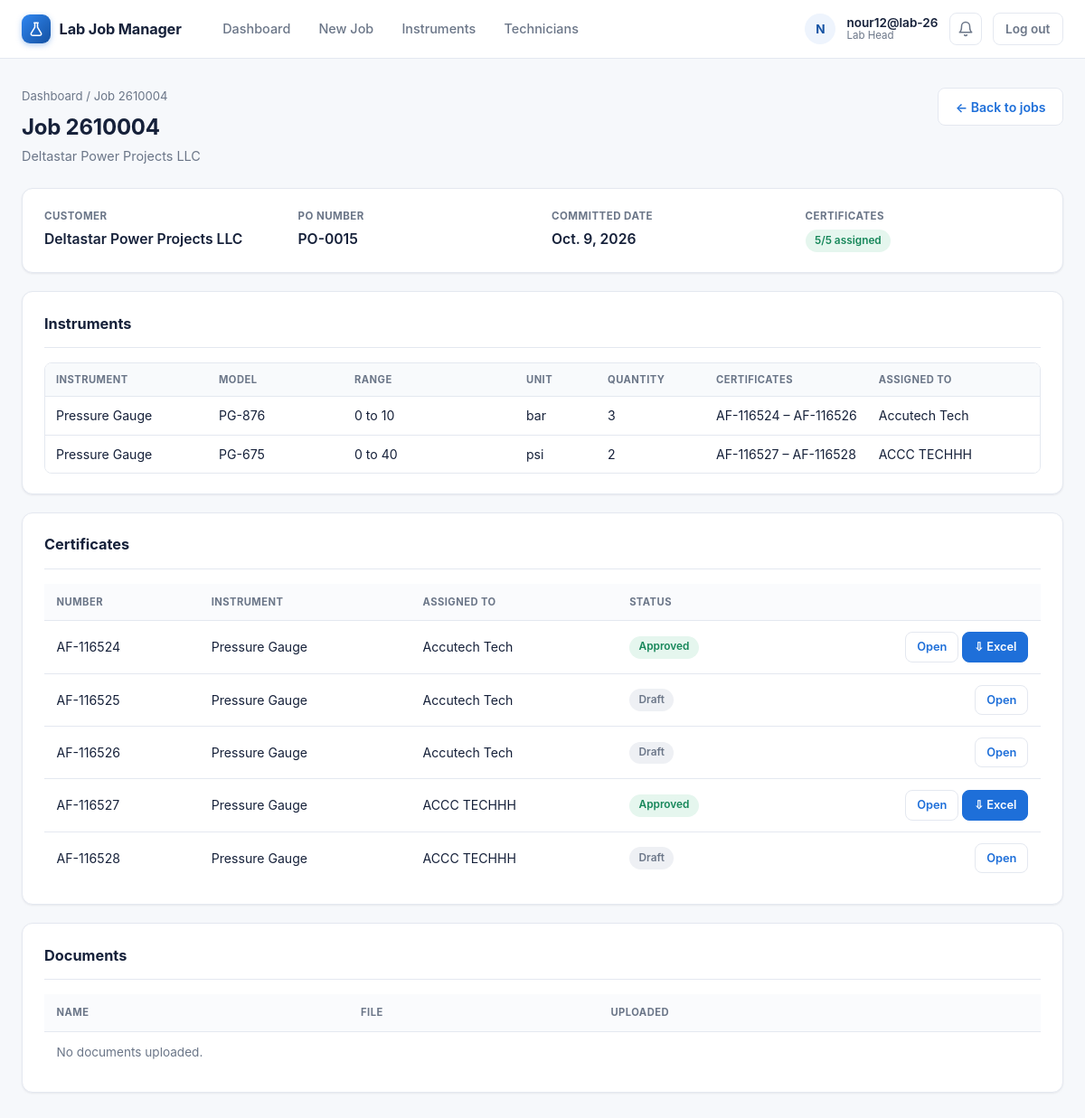
Page /jobs/21/ (signed in) on the committed database.
### labmanager/models.py (models this page shows, shortened)
class User(AbstractUser):
    class Role(models.TextChoices):
        LAB_HEAD = "head", "Lab Head"
        TECHNICIAN = "technician", "Lab Technician"
    role = models.CharField(max_length=20, choices=Role.choices, default=Role.LAB_HEAD)
    @property
    def is_lab_head(self):
        return self.role == self.Role.LAB_HEAD
    def __str__(self):
        return self.get_full_name() or self.username

class Job(models.Model):
    job_number = models.CharField(max_length=20, unique=True, editable=False)
    customer_name = models.CharField(max_length=200)
    customer_address = models.TextField(blank=True)
    telephone_number = models.CharField(
        max_length=50,
        blank=True
    )
    fax_number = models.CharField(
        max_length=50,
        blank=True
    )
    location = models.CharField(
        max_length=200,
        blank=True,
        choices=LOCATION_CHOICES
    )
    scope_of_work = models.CharField(
        max_length=500,
        blank=True
    )
    po_number = models.CharField(max_length=100)
    quantity = models.PositiveIntegerField(help_text="Total number of certificates for this job")
    committed_date = models.DateField(null=True, blank=True)
    created_by = models.ForeignKey(User, on_delete=models.PROTECT, related_name="jobs_created")
    created_at = models.DateTimeField(auto_now_add=True)
    class Meta:
        ordering = ["-created_at"]
    @property
    def certificates_assigned_count(self):
        return sum(li.quantity for li in self.line_items.all())

class JobLineItem(models.Model):
    job = models.ForeignKey(Job, on_delete=models.CASCADE, related_name="line_items")
    instrument = models.ForeignKey(Instrument, on_delete=models.PROTECT, related_name="line_items")
    model = models.CharField(max_length=150, blank=True)
    range_from = models.DecimalField(max_digits=12, decimal_places=2, null=True, blank=True)
    range_to = models.DecimalField(max_digits=12, decimal_places=2, null=True, blank=True)
    unit = models.CharField(max_length=50, blank=True, null=True, choices=UNIT_CHOICES)
    quantity = models.PositiveIntegerField(default=1)
    assigned_to = models.ForeignKey(User, on_delete=models.PROTECT,  related_name="assigned_line_items", limit_choices_to={"role": User.Role.TECHNICIAN},)
    calibration_points = models.PositiveIntegerField(default=1)
    calibration_validity_value = models.PositiveIntegerField(
        null=True,
        blank=True,
        verbose_name="Calibration Validity",
    )
    calibration_validity_unit = models.CharField(
        max_length=10,
        choices=CALIBRATION_VALIDITY_UNIT_CHOICES,
        default="years",
        blank=True,
    )
    reference_procedure = models.CharField(max_length=150, blank=True, choices=REFERENCE_PROCEDURE_CHOICES)
    @property
    def certificate_range(self):
        numbers = list(
            self.certificates.order_by("number").values_list("number", flat=True)
        )
        if not numbers:
            return "—"
        if len(numbers) == 1:
            return numbers[0]
        return f"{numbers[0]} – {numbers[-1]}"

class Instrument(models.Model):
    name = models.CharField(max_length=150, unique=True)
    default_model = models.CharField(max_length=150, blank=True)
    default_range = models.CharField(max_length=150, blank=True)
    is_active = models.BooleanField(default=True)
    created_at = models.DateTimeField(auto_now_add=True)
    class Meta:
        ordering = ["name"]
    def __str__(self):
        return self.name

class Certificate(models.Model):
    job = models.ForeignKey(Job, on_delete=models.CASCADE, related_name="certificates")
    number = models.CharField(max_length=20, unique=True, editable=False)
    datasheet_number = models.CharField(
        max_length=30,
        unique=True,
        editable=False,
        blank=True,
        null=True
    )
    line_item = models.ForeignKey(
        "JobLineItem",
        on_delete=models.SET_NULL,
        null=True,
        blank=True,
        related_name="certificates"
    )
    device_serial = models.CharField(max_length=100, blank=True)
    device_manufacturer = models.CharField(max_length=150, blank=True)
    device_tag_number = models.CharField(max_length=100, blank=True)
    device_resolution = models.DecimalField(
        max_digits=20,
        decimal_places=2,
        null=True,
        blank=True,
    )
    device_accuracy = models.CharField(max_length=100, blank=True)
    device_accuracy_unit = models.CharField(
        max_length=10,
        choices=ACCURACY_UNIT_CHOICES,
        default="FS",
        blank=True,
    )
    device_ratio = models.DecimalField(
        max_digits=20,
        decimal_places=2,
        null=True,
        blank=True,
    )
    reference_instrument_range = models.DecimalField(
        max_digits=20,
        decimal_places=2,
        null=True,
        blank=True,
    )
    uuc_full_scale = models.DecimalField(
        max_digits=20,
        decimal_places=2,
        null=True,
        blank=True,
    )
    uuc_unit = models.CharField(
        max_length=20,
        blank=True,
    )
    pressure_media = models.CharField(
        max_length=30,
        blank=True,
    )
    working_standard_name = models.CharField(max_length=150, blank=True)
    working_standard_serial = models.CharField(max_length=100, blank=True)
    working_standard_certificate_no = models.CharField(max_length=100, blank=True)
    lab_temperature = models.CharField(max_length=50, blank=True)
    lab_humidity = models.CharField(max_length=50, blank=True)
    ambient_pressure = models.CharField(max_length=50, blank=True)
    reference_procedure = models.CharField(max_length=150, blank=True)
    temperature_variation = models.CharField(max_length=50, blank=True)
    instrument_received_good = models.BooleanField(
        default=True,
        verbose_name="Instrument is received in good condition"
    )
    instrument_adjusted = models.BooleanField(
        default=False,
        verbose_name="Instrument is adjusted and post adjustment values are reported"
    )
    no_adjustment = models.BooleanField(
        default=True,
        verbose_name="No adjustment is carried out and measurements in this certificate are as received figures"
    )
    calibration_date = models.DateField(null=True, blank=True)
    re_calibration_date = models.DateField(null=True, blank=True)
    issue_date = models.DateField(null=True, blank=True)
    calibrated_by = models.CharField(max_length=150, blank=True)
    approved_signatory = models.CharField(max_length=150, blank=True)
    class ApprovalStatus(models.TextChoices):
        DRAFT = "draft", "Draft"
        PENDING = "pending", "Pending Approval"
        APPROVED = "approved", "Approved"
    approval_status = models.CharField(max_length=20, choices=ApprovalStatus.choices, default=ApprovalStatus.DRAFT)
    submitted_at = models.DateTimeField(null=True, blank=True)
    approved_at = models.DateTimeField(null=True, blank=True)
    approved_by = models.ForeignKey("User", on_delete=models.SET_NULL, null=True, blank=True, related_name="approved_certificates")
    class Meta:
        ordering = ["number"]
    @property
    def is_pending_approval(self): return self.approval_status == self.ApprovalStatus.PENDING
    @property
    def is_approved(self): return self.approval_status == self.ApprovalStatus.APPROVED

### labmanager/views.py (the view, shortened to what this page needs)
# urls.py: path("jobs/<int:pk>/", views.job_detail, name="job_detail"),
@login_required
def job_detail(request, pk):
    job = get_object_or_404(Job, pk=pk)
    if request.user.is_lab_head:
        visible_line_items = job.line_items.all()
        visible_certificates = job.certificates.all()
    return render(
        request,
        "labmanager/job_detail.html",
        {
            "job": job,
            "visible_line_items": visible_line_items,
            "visible_certificates": visible_certificates,
        },
    )

### labmanager/context_processors.py (called while the page is built)
def notifications(request):
    user = getattr(request, "user", None)
    if not user or not user.is_authenticated:
        return {}
    qs = Notification.objects.filter(recipient=user)
    return {
        "unread_notification_count": qs.filter(is_read=False).count(),
        "recent_notifications": list(qs[:10]),
    }

### labmanager/templates/labmanager/job_detail.html (shortened to what this page needs)
{% extends "labmanager/base.html" %}
{% load static %}
{% block content %}
<div class="page-header">
    <div>
        <div class="breadcrumb"><a href="{% url 'dashboard' %}">Dashboard</a> / Job {{ job.job_number }}</div>
        <h1>Job {{ job.job_number }}</h1>
        <p class="page-sub">{{ job.customer_name }}</p>
    </div>
    <a class="btn secondary" href="{% url 'dashboard' %}">&larr; Back to jobs</a>
</div>
<div class="card">
    <div class="info-grid">
        <div class="info-item">
            <p class="info-label">Customer</p>
            <p class="info-value">{{ job.customer_name }}</p>
        </div>
        <div class="info-item">
            <p class="info-label">PO Number</p>
            <p class="info-value">{{ job.po_number }}</p>
        </div>
        <div class="info-item">
            <p class="info-label">Committed Date</p>
            <p class="info-value">{{ job.committed_date|default:"—" }}</p>
        </div>
        <div class="info-item">
            <p class="info-label">Certificates</p>
            <p class="info-value"><span class="pill {% if job.certificates_assigned_count >= job.quantity %}pill-success{% elif job.certificates_assigned_count > 0 %}pill-warning{% else %}pill-danger{% endif %}">{{ job.certificates_assigned_count }}/{{ job.quantity }} assigned</span></p>
        </div>
    </div>
</div>
<div class="card">
    <h2>Instruments</h2>
    <div class="table-scroll">
    <table class="line-items-table" id="line-items-table">
        <thead>
            <tr>
                <th>Instrument</th><th>Model</th><th>Range</th><th>Unit</th><th>Quantity</th><th>Certificates</th><th>Assigned To</th>
                <th>Calibration Points</th><th>Calibration Validity</th><th>Reference Procedure</th>
            </tr>
        </thead>
        <tbody>
            {% for li in visible_line_items %}
            <tr>
                <td>{{ li.instrument }}</td>
                <td>{{ li.model|default:"—" }}</td>
                <td>
                    {% if li.range_from is not None and li.range_to is not None %}
                        {{ li.range_from|floatformat:"-4" }} to {{ li.range_to|floatformat:"-4" }}
                    {% else %}
                        —
                    {% endif %}
                </td>
                <td>{{ li.unit }}</td>
                <td>{{ li.quantity }}</td>
                <td>{{ li.certificate_range }}</td>
                <td>{{ li.assigned_to }}</td>
                <td>{{ li.calibration_points }}</td>
            </tr>
            {% empty %}
            <tr><td colspan="10" class="muted">No instruments added yet.</td></tr>
            {% endfor %}
        </tbody>
    </table>
    </div>
</div>
<div class="card">
    <h2>Certificates</h2>
    <table>
        <thead>
            <tr><th>Number</th><th>Instrument</th><th>Assigned To</th><th>Status</th><th></th></tr>
        </thead>
        <tbody>
            {% for cert in visible_certificates %}
            <tr>
                <td>{{ cert.number }}</td>
                <td>{{ cert.line_item.instrument|default:"—" }}</td>
                <td>{{ cert.line_item.assigned_to|default:"—" }}</td>
                <td><span class="pill {% if cert.is_approved %}pill-success{% elif cert.is_pending_approval %}pill-warning{% else %}pill-neutral{% endif %}">{{ cert.get_approval_status_display }}</span></td>
                 <td style="text-align:right; white-space:nowrap;">
                    <a class="btn secondary small"
                    href="{% url 'certificate_detail' cert.pk %}">
                        Open
                    </a>
                    {% if cert.is_approved %}
                        <a class="btn small" href="{% url 'export_certificate_excel' cert.pk %}" title="Export certificate to Excel">
                            ⇩ Excel
                        </a>
                    {% endif %}
                </td>
            </tr>
            {% empty %}
            <tr><td colspan="5" class="muted">No certificates yet.</td></tr>
            {% endfor %}
        </tbody>
    </table>
</div>
<div class="card">
    <h2>Documents</h2>
    <table>
        <thead><tr><th>Name</th><th>File</th><th>Uploaded</th></tr></thead>
        <tbody>
            {% for doc in job.documents.all %}
            <tr>
                <td>{{ doc.name }}</td>
                <td><a class="btn secondary small" href="{{ doc.file.url }}">Download</a></td>
                <td>{{ doc.uploaded_at }}</td>
            </tr>
            {% empty %}
            <tr><td colspan="3" class="muted">No documents uploaded.</td></tr>
            {% endfor %}
        </tbody>
    </table>
</div>
{% endblock %}

### labmanager/templates/labmanager/base.html (shortened to what this page needs)
{% load static %}
<!DOCTYPE html>
<html lang="en">
<head>
    <link rel="stylesheet" href="{% static 'styles.css' %}">
</head>
<body>
    {% with current=request.resolver_match.url_name %}
    <header class="topbar">
        <div class="topbar-inner">
            <a class="brand" href="{% url 'dashboard' %}">
                <span class="brand-mark">
                    <svg width="18" height="18" viewBox="0 0 24 24" fill="none" xmlns="http://www.w3.org/2000/svg">
                        <path d="M9 3h6M10 3v6.5L4.6 18.6A2 2 0 0 0 6.3 21.5h11.4a2 2 0 0 0 1.7-2.9L14 9.5V3" stroke="currentColor" stroke-width="2" stroke-linecap="round" stroke-linejoin="round"/>
                    </svg>
                </span>
                Lab Job Manager
            </a>
            {% if user.is_authenticated %}
                <div class="nav-menu">
                    <nav class="nav-links">
                        <a class="nav-link {% if current == 'dashboard' %}active{% endif %}" href="{% url 'dashboard' %}">Dashboard</a>
                        {% if user.is_lab_head %}
                            <a class="nav-link {% if current == 'job_create' %}active{% endif %}" href="{% url 'job_create' %}">New Job</a>
                            <a class="nav-link {% if current == 'instrument_list' %}active{% endif %}" href="{% url 'instrument_list' %}">Instruments</a>
                            <a class="nav-link {% if current == 'technician_list' %}active{% endif %}" href="{% url 'technician_list' %}">Technicians</a>
                        {% endif %}
                    </nav>
                    <div class="nav-user">
                        <span class="nav-avatar">{{ user.username|slice:":1" }}</span>
                        <span class="nav-user-meta">
                            <span class="nav-user-name">{{ user.username }}</span>
                            <span class="nav-user-role">{% if user.is_lab_head %}Lab Head{% else %}Lab Technician{% endif %}</span>
                        </span>
                        <details class="notif" id="notif">
                            <summary class="notif-btn" aria-label="Notifications" title="Notifications">
                                <svg width="18" height="18" viewBox="0 0 24 24" fill="none"><path d="M18 8a6 6 0 1 0-12 0c0 7-3 9-3 9h18s-3-2-3-9M13.73 21a2 2 0 0 1-3.46 0" stroke="currentColor" stroke-width="2" stroke-linecap="round" stroke-linejoin="round"/></svg>
                            </summary>
                        </details>
                        <form method="post" action="{% url 'logout' %}" style="display: inline;">
                            <button type="submit" class="logout-btn">Log out</button>
                        </form>
                    </div>
                </div>
            {% else %}
                <div class="nav-auth">
                    <a class="nav-link {% if current == 'login' %}active{% endif %}" href="{% url 'login' %}">Log in</a>
                    <a class="nav-link {% if current == 'signup' %}active{% endif %}" href="{% url 'signup' %}">Sign up</a>
                </div>
            {% endif %}
        </div>
    </header>
    {% endwith %}
    <main class="container">
        {% block content %}{% endblock %}
    </main>
</body>
</html>

### rows in the picture
User: username "N", username "nour12@lab-26"
Job: job_number "2610004", customer_name "Deltastar Power Projects LLC", po_number "PO-0015", committed_date "Oct. 9, 2026", certificates_assigned_count "5", quantity "5"
JobLineItem: instrument "Pressure Gauge", model "PG-876", range_from "0", range_to "10", unit "bar", quantity "3", certificate_range "AF-116524 – AF-116526", assigned_to "Accutech Tech"
JobLineItem: instrument "Pressure Gauge", model "PG-675", range_from "0", range_to "40", unit "psi", quantity "2", certificate_range "AF-116527 – AF-116528", assigned_to "ACCC TECHHH"
Certificate: number "AF-116524", line_item.instrument "Pressure Gauge", line_item.assigned_to "Accutech Tech", approval_status "Approved", shows "⇩ Excel"
Certificate: number "AF-116525", line_item.instrument "Pressure Gauge", line_item.assigned_to "Accutech Tech", approval_status "Draft"
Certificate: number "AF-116526", line_item.instrument "Pressure Gauge", line_item.assigned_to "Accutech Tech", approval_status "Draft"
Certificate: number "AF-116527", line_item.instrument "Pressure Gauge", line_item.assigned_to "ACCC TECHHH", approval_status "Approved", shows "⇩ Excel"
Certificate: number "AF-116528", line_item.instrument "Pressure Gauge", line_item.assigned_to "ACCC TECHHH", approval_status "Draft"
